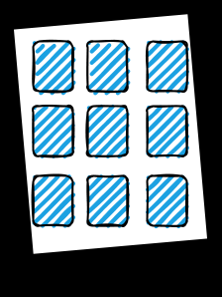
#> input picture images/Picture1.png, 222 x 297 px
$ python -i image_processing.py   (imports and definitions only)
#> lines starting #> are read from the running program, lines starting #| are printed output that depends on the picture; after the words box and inside, x2 and y2 are one past the last pixel; in counts of white or black regions, pixels touching at a corner belong together
"""
app/image_processing.py
========================

Kumpulan fungsi utilitas untuk pemrosesan gambar yang dipakai oleh
`BoxDetector` (lihat app/detector.py):

- Load gambar
- Konversi warna (gray, HSV)
- Operasi morfologi (opening, closing, fill holes)
- Deteksi mask (putih, biru, hitam)
- Ekstraksi & menggambar contour
- Visualisasi gambar (khusus debugging manual, tidak dipakai
  di pipeline utama)

Semua fungsi di sini bersifat stateless (tidak menyimpan state),
sehingga bisa dipanggil langsung tanpa perlu membuat object apa pun.
"""

import cv2
import numpy as np


# ==========================================================
# Constants
# ==========================================================

# Ambang batas grayscale untuk mendeteksi area putih (kertas).
WHITE_THRESHOLD = 200

# Rentang HSV untuk warna biru (arsiran kotak kecil).
BLUE_LOWER = np.array([85, 40, 40])
BLUE_UPPER = np.array([125, 255, 255])

# Rentang HSV untuk warna hitam (border kotak besar).
BLACK_LOWER = np.array([0, 0, 0])
BLACK_UPPER = np.array([180, 255, 70])

# Kernel untuk Gaussian blur sebelum deteksi warna biru.
GAUSSIAN_KERNEL = (5, 5)

# Kernel morfologi dengan berbagai ukuran, dipakai sesuai
# kebutuhan masing-masing mask.
MORPH_KERNEL_SMALL = (3, 3)
MORPH_KERNEL_MEDIUM = (5, 5)
MORPH_KERNEL_LARGE = (7, 7)


# ==========================================================
# Image Loading
# ==========================================================

# [50 lines left out: functions load_image, convert_to_gray, not called in this run]


def convert_to_hsv(image: np.ndarray) -> np.ndarray:
    """
    Mengubah gambar BGR menjadi HSV.

    HSV dipakai karena lebih stabil untuk segmentasi warna
    (biru, hitam) dibanding RGB/BGR, terutama terhadap variasi
    pencahayaan.

    Parameters
    ----------
    image : np.ndarray
        Gambar input dalam format BGR.

    Returns
    -------
    np.ndarray
        Gambar dalam format HSV.
    """

    return cv2.cvtColor(image, cv2.COLOR_BGR2HSV)


# ==========================================================
# Morphology
# ==========================================================

def apply_morphology(
    mask: np.ndarray,
    kernel_size=(5, 5),
    open_iter=1,
    close_iter=2,
    close_kernel_size=None
) -> np.ndarray:
    """
    Membersihkan noise pada binary mask menggunakan
    operasi Opening (erosi lalu dilasi) + Closing
    (dilasi lalu erosi).

    Opening : membuang noise kecil / titik-titik terpisah.
    Closing : menutup lubang kecil di dalam objek dan
              menyatukan bagian yang terputus-putus.

    Parameters
    ----------
    mask : np.ndarray
        Binary mask (hasil threshold / inRange) yang akan dibersihkan.
    kernel_size : tuple, default (5, 5)
        Ukuran kernel untuk opening (dan closing, jika
        close_kernel_size tidak diisi).
    open_iter : int, default 1
        Jumlah iterasi opening.
    close_iter : int, default 2
        Jumlah iterasi closing.
    close_kernel_size : tuple, optional
        Ukuran kernel khusus untuk closing, berbeda dari opening.
        Berguna saat closing perlu kernel lebih besar untuk
        menyatukan pola arsiran/hatching, tanpa membuat opening
        ikut menghapus garis tipis.

    Returns
    -------
    np.ndarray
        Mask yang sudah dibersihkan.
    """

    kernel = np.ones(kernel_size, np.uint8)

    mask = cv2.morphologyEx(
        mask,
        cv2.MORPH_OPEN,
        kernel,
        iterations=open_iter
    )

    close_kernel = (
        np.ones(close_kernel_size, np.uint8)
        if close_kernel_size is not None
        else kernel
    )

    mask = cv2.morphologyEx(
        mask,
        cv2.MORPH_CLOSE,
        close_kernel,
        iterations=close_iter
    )

    return mask


def fill_holes(mask: np.ndarray) -> np.ndarray:
    """
    Mengisi lubang/rongga di dalam objek pada binary mask,
    menggunakan teknik flood fill dari luar objek lalu
    membalik hasilnya (flood fill inverse).

    Berguna misalnya saat area di dalam kotak arsiran biru
    ada bagian putih (rongga) yang perlu dianggap sebagai
    bagian dari kotak yang sama.

    Parameters
    ----------
    mask : np.ndarray
        Binary mask 1 channel (nilai 0 atau 255).

    Returns
    -------
    np.ndarray
        Mask dengan rongga di dalam objek sudah terisi.
    """

    h, w = mask.shape

    flood = mask.copy()
    flood_mask = np.zeros((h + 2, w + 2), np.uint8)

    cv2.floodFill(flood, flood_mask, (0, 0), 255)

    flood_inv = cv2.bitwise_not(flood)

    return mask | flood_inv


# ==========================================================
# Mask Detection
# ==========================================================

# [63 lines left out: functions detect_white_mask, detect_black_mask, not called in this run]


def detect_blue_mask(image: np.ndarray) -> np.ndarray:
    """
    Membuat binary mask untuk arsiran biru.
    Dipakai untuk mencari Small Boxes.

    Alur:
    1. Convert ke HSV lalu Gaussian blur (meredam noise warna
       sebelum thresholding).
    2. inRange dengan rentang BLUE_LOWER..BLUE_UPPER.
    3. Closing (tanpa opening) kernel 7x7 untuk menyatukan
       garis-garis hatch yang terputus-putus menjadi satu blob
       utuh per kotak.
    4. Fill holes untuk mengisi rongga di dalam blob tanpa
       memperbesar ukurannya, supaya kotak yang berdekatan
       tetap terpisah.

    Catatan penting: opening SENGAJA tidak dipakai di sini karena
    garis arsiran (hatching) cukup tipis -- opening (yang melakukan
    erosi lebih dulu) berisiko menghapus garis tersebut sebelum
    sempat disatukan oleh closing. Noise kecil yang tersisa akan
    otomatis terbuang lewat filter area di tahap deteksi kandidat
    box (lihat `BoxDetector.find_small_boxes`).

    Parameters
    ----------
    image : np.ndarray
        Gambar input dalam format BGR.

    Returns
    -------
    np.ndarray
        Binary mask arsiran biru.
    """

    hsv = convert_to_hsv(image)
    hsv = cv2.GaussianBlur(hsv, GAUSSIAN_KERNEL, 0)

    mask = cv2.inRange(hsv, BLUE_LOWER, BLUE_UPPER)

    mask = apply_morphology(
        mask,
        kernel_size=(7, 7),
        open_iter=0,
        close_iter=1
    )

    mask = fill_holes(mask)

    return mask


# ==========================================================
# Contour Processing
# ==========================================================

# [102 lines left out: functions extract_contours, draw_contours, show_image, show_multiple_images, not called in this run]

>>> import cv2
>>> picture = cv2.imread('../images/Picture1.png')
#> picture is the input picture: shape (297, 222, 3); mean B, G, R 133.7, 125.1, 107.3
>>> result = detect_blue_mask(picture)
#> in convert_to_hsv, `return cv2.cvtColor(image, cv2.COLOR_BGR2HSV)`: returned value: shape (297, 222, 3); mean H, S, V 21.1, 32.9, 133.7
#> in detect_blue_mask, `hsv = cv2.GaussianBlur(hsv, GAUSSIAN_KERNEL, 0)`: hsv: shape (297, 222, 3); mean H, S, V 21.2, 32.9, 133.7
#> in detect_blue_mask, `mask = cv2.inRange(hsv, BLUE_LOWER, BLUE_UPPER)`:
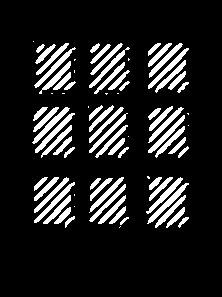
#> mask: shape (297, 222); 13.6% white; 79 white regions (16 under 20 px), largest, box (x1, y1, x2, y2) and area: (147, 183, 189, 224) 276, (35, 113, 75, 153) 259, (32, 107, 70, 144) 252
#> in apply_morphology, `mask = cv2.morphologyEx( mask, cv2.MORPH_CLOSE, close_kernel, iteratio..`:
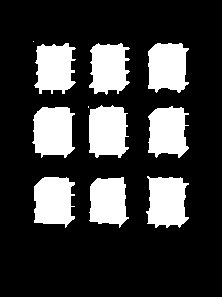
#> mask: shape (297, 222); 22.9% white; 11 white regions (2 under 20 px), largest, box (x1, y1, x2, y2) and area: (32, 107, 75, 158) 1775, (89, 105, 129, 158) 1750, (146, 176, 189, 228) 1739
#> in fill_holes, `cv2.floodFill(flood, flood_mask, (0, 0), 255)`: flood: shape (297, 222); every value is 255
#> in fill_holes, `flood_inv = cv2.bitwise_not(flood)`: flood_inv: shape (297, 222); every value is 0

$ run again, on images/Picture2.png
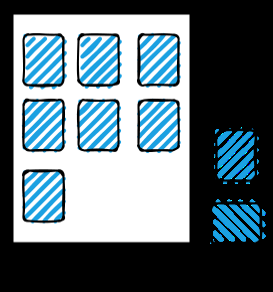
#> input picture images/Picture2.png, 273 x 292 px
#> picture is the input picture: shape (292, 273, 3); mean B, G, R 123.9, 115.9, 99.4
#> hsv: shape (292, 273, 3); mean H, S, V 16.9, 29.8, 124
#> in detect_blue_mask, `mask = cv2.inRange(hsv, BLUE_LOWER, BLUE_UPPER)`:
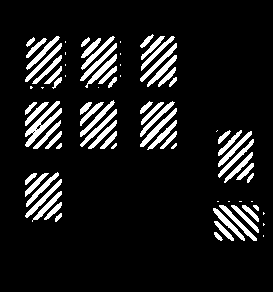
#> mask: shape (292, 273); 10.5% white; 81 white regions (19 under 20 px), largest, box (x1, y1, x2, y2) and area: (25, 101, 62, 147) 474, (140, 108, 177, 147) 248, (25, 179, 62, 218) 228
#> in apply_morphology, `mask = cv2.morphologyEx( mask, cv2.MORPH_CLOSE, close_kernel, iteratio..`:
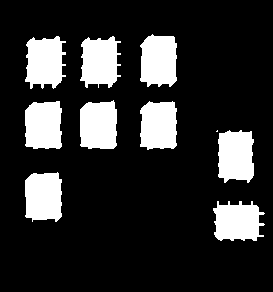
#> mask: shape (292, 273); 18.4% white; 10 white regions (1 under 20 px), largest, box (x1, y1, x2, y2) and area: (140, 34, 177, 87) 1667, (25, 36, 66, 89) 1652, (218, 130, 254, 183) 1647
#> flood: shape (292, 273); every value is 255
#> flood_inv: shape (292, 273); every value is 0

$ run again, on images/Picture3.png
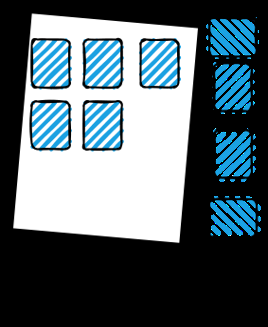
#> input picture images/Picture3.png, 268 x 327 px
#> picture is the input picture: shape (327, 268, 3); mean B, G, R 110.6, 103.5, 88.7
#> hsv: shape (327, 268, 3); mean H, S, V 14.4, 27.1, 110.6
#> in detect_blue_mask, `mask = cv2.inRange(hsv, BLUE_LOWER, BLUE_UPPER)`:
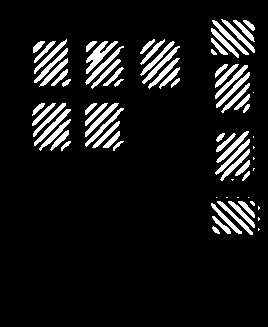
#> mask: shape (327, 268); 9% white; 75 white regions (14 under 20 px), largest, box (x1, y1, x2, y2) and area: (86, 41, 118, 74) 341, (34, 109, 71, 146) 226, (85, 46, 124, 85) 221
#> in apply_morphology, `mask = cv2.morphologyEx( mask, cv2.MORPH_CLOSE, close_kernel, iteratio..`:
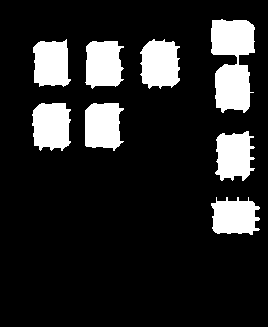
#> mask: shape (327, 268); 15.5% white; 8 white regions, largest, box (x1, y1, x2, y2) and area: (211, 19, 255, 113) 2995, (140, 39, 180, 89) 1598, (32, 103, 71, 151) 1568
#> flood: shape (327, 268); every value is 255
#> flood_inv: shape (327, 268); every value is 0

$ run again, on images/Picture4.png
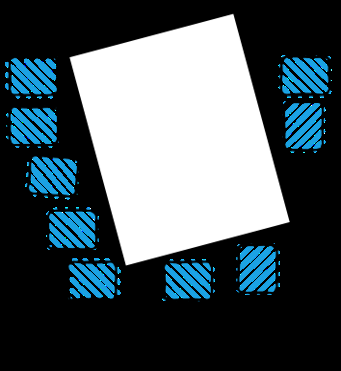
#> input picture images/Picture4.png, 341 x 371 px
#> picture is the input picture: shape (371, 341, 3); mean B, G, R 94.4, 88.5, 76
#> hsv: shape (371, 341, 3); mean H, S, V 10.1, 22.9, 94.4
#> in detect_blue_mask, `mask = cv2.inRange(hsv, BLUE_LOWER, BLUE_UPPER)`:
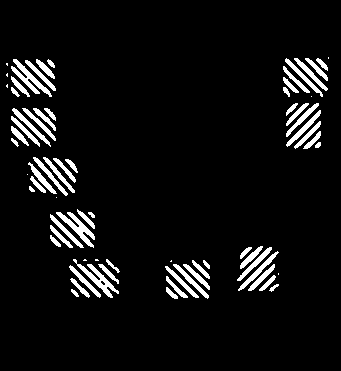
#> mask: shape (371, 341); 6.3% white; 71 white regions (11 under 20 px), largest, box (x1, y1, x2, y2) and area: (11, 59, 52, 97) 408, (56, 212, 95, 248) 408, (73, 259, 119, 298) 408
#> in apply_morphology, `mask = cv2.morphologyEx( mask, cv2.MORPH_CLOSE, close_kernel, iteratio..`:
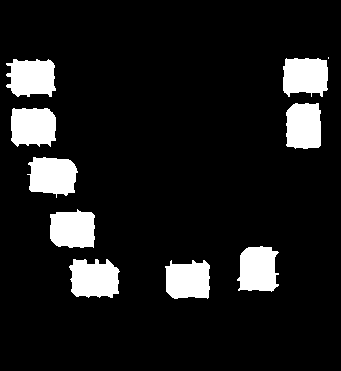
#> mask: shape (371, 341); 10.9% white; 10 white regions (1 under 20 px), largest, box (x1, y1, x2, y2) and area: (69, 259, 120, 298) 1595, (27, 157, 78, 198) 1566, (11, 108, 56, 147) 1545
#> flood: shape (371, 341); every value is 255
#> flood_inv: shape (371, 341); every value is 0
